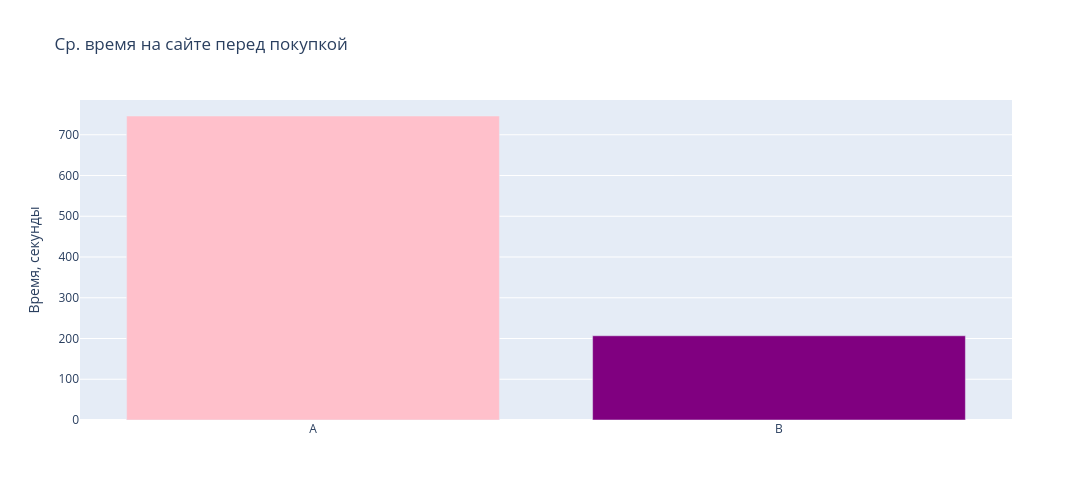

This figure's notebook cell:
### Markdown cell above
На основании полученного `p-value`, равного `0.005`, можно сделать следующий вывод:

`p-value` (`0.005`) < α: Это означает, что у нас достаточно статистических доказательств, чтобы отвергнуть нулевую гипотезу.

Существует вероятность в `0.5%` получить наблюдаемую разницу в конверсии между группами `A` и `B`, если на самом деле нулевая гипотеза `верна`. 

Мы `можем отвергнуть` нулевую гипотезу. Другими словами, у нас достаточно данных, чтобы подтвердить, что изменения, наблюдаемые в конверсии, статистически не значимы и являются случайными колебаниями.

### Code cell
fig = go.Figure()

fig.add_trace(go.Bar(x=average_time_spent.index,
                     y=average_time_spent.values,
                     marker_color=['pink', 'purple']))

fig.update_layout(height=500, width=1200,
                  title_text="Ср. время на сайте перед покупкой", showlegend=False)
fig.update_yaxes(title_text="Время, секунды")

fig.show()

### Figure 1 — Plotly figure (JSON) as saved in the notebook; plotly's stock layout.template omitted (floating-point values rounded to 4 significant figures)
{"data": [{"marker": {"color": ["pink", "purple"]}, "type": "bar", "x": ["A", "B"], "y": [746.1, 206.7]}], "layout": {"height": 500, "showlegend": false, "title": {"text": "Ср. время на сайте перед покупкой"}, "width": 1200, "yaxis": {"title": {"text": "Время, секунды"}}}}
